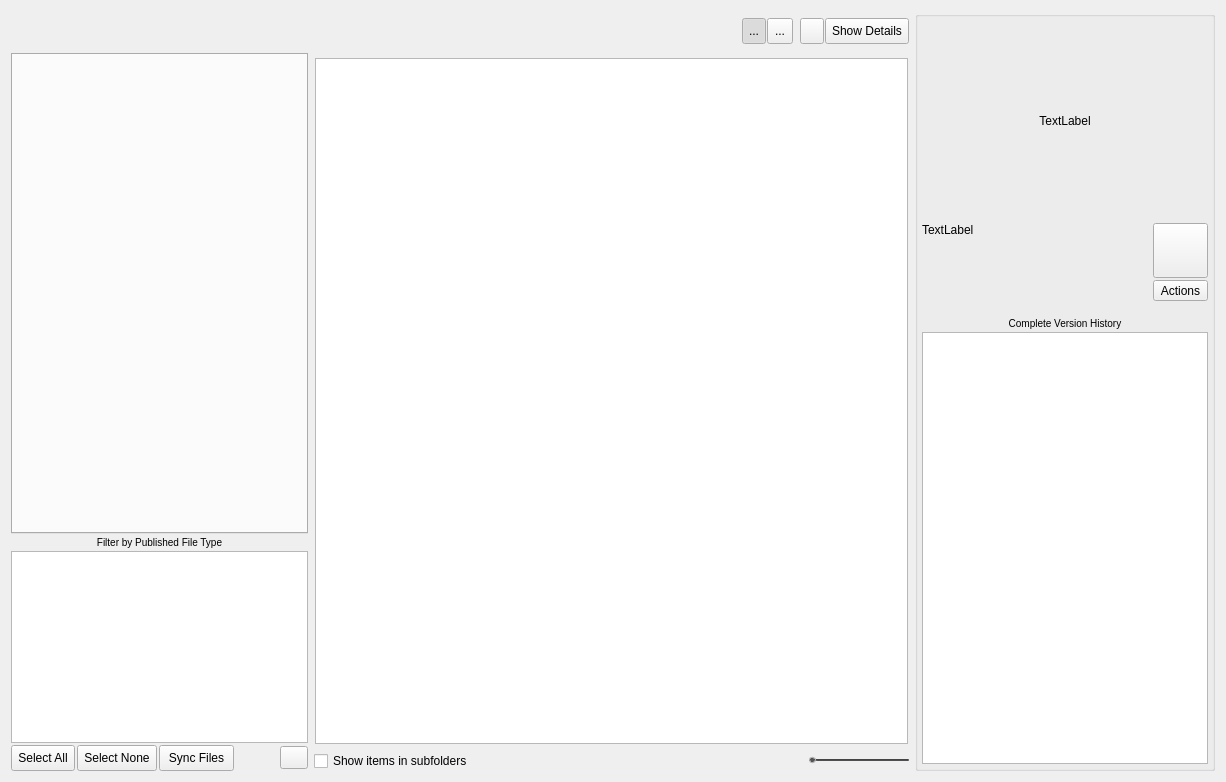
<?xml version="1.0" encoding="UTF-8"?>
<ui version="4.0">
 <class>Dialog</class>
 <widget class="QDialog" name="Dialog">
  <property name="geometry">
   <rect>
    <x>0</x>
    <y>0</y>
    <width>1226</width>
    <height>782</height>
   </rect>
  </property>
  <property name="windowTitle">
   <string>Load items into your scene</string>
  </property>
  <layout class="QHBoxLayout" name="horizontalLayout_3" stretch="1,2,0">
   <item>
    <layout class="QVBoxLayout" name="left_area">
     <property name="spacing">
      <number>2</number>
     </property>
     <item>
      <layout class="QHBoxLayout" name="top_toolbar">
       <item>
        <widget class="QToolButton" name="navigation_home">
         <property name="minimumSize">
          <size>
           <width>40</width>
           <height>40</height>
          </size>
         </property>
         <property name="maximumSize">
          <size>
           <width>40</width>
           <height>40</height>
          </size>
         </property>
         <property name="toolTip">
          <string>Clicking the &lt;i&gt;home button&lt;/i&gt; will take you to the location that best matches your current work area.</string>
         </property>
         <property name="accessibleName">
          <string>navigation_home</string>
         </property>
         <property name="styleSheet">
          <string notr="true">QToolButton{
   border: none;
   background-color: none;
   background-repeat: no-repeat;
   background-position: center center;
   background-image: url(:/res/home.png);
}

QToolButton:hover{
background-image: url(:/res/home_hover.png);
}

QToolButton:Pressed {
background-image: url(:/res/home_pressed.png);
}
</string>
         </property>
        </widget>
       </item>
       <item>
        <widget class="QToolButton" name="navigation_prev">
         <property name="minimumSize">
          <size>
           <width>40</width>
           <height>40</height>
          </size>
         </property>
         <property name="maximumSize">
          <size>
           <width>40</width>
           <height>40</height>
          </size>
         </property>
         <property name="toolTip">
          <string>&lt;i&gt;Go back&lt;/i&gt; in the folder history.</string>
         </property>
         <property name="accessibleName">
          <string>navigation_prev</string>
         </property>
         <property name="styleSheet">
          <string notr="true">QToolButton{
   border: none;
   background-color: none;
   background-repeat: no-repeat;
   background-position: center center;
   background-image: url(:/res/left_arrow.png);
}

QToolButton:disabled{
   background-image: url(:/res/left_arrow_disabled.png);
}

QToolButton:hover{
background-image: url(:/res/left_arrow_hover.png);
}

QToolButton:Pressed {
background-image: url(:/res/left_arrow_pressed.png);
}
</string>
         </property>
        </widget>
       </item>
       <item>
        <widget class="QToolButton" name="navigation_next">
         <property name="minimumSize">
          <size>
           <width>40</width>
           <height>40</height>
          </size>
         </property>
         <property name="maximumSize">
          <size>
           <width>40</width>
           <height>40</height>
          </size>
         </property>
         <property name="toolTip">
          <string>&lt;i&gt;Go forward&lt;/i&gt; in the folder history.</string>
         </property>
         <property name="accessibleName">
          <string>navigation_next</string>
         </property>
         <property name="styleSheet">
          <string notr="true">QToolButton{
   border: none;
   background-color: none;
   background-repeat: no-repeat;
   background-position: center center;
   background-image: url(:/res/right_arrow.png);
}

QToolButton:disabled{
   background-image: url(:/res/right_arrow_disabled.png);
}


QToolButton:hover{
background-image: url(:/res/right_arrow_hover.png);
}

QToolButton:Pressed {
background-image: url(:/res/right_arrow_pressed.png);
}
</string>
         </property>
        </widget>
       </item>
       <item>
        <widget class="QLabel" name="label">
         <property name="text">
          <string/>
         </property>
        </widget>
       </item>
      </layout>
     </item>
     <item>
      <widget class="QTabWidget" name="entity_preset_tabs">
       <property name="maximumSize">
        <size>
         <width>300</width>
         <height>16777202</height>
        </size>
       </property>
       <property name="toolTip">
        <string>This area shows &lt;i&gt;ShotGrid objects&lt;/i&gt; such as Shots or Assets, grouped into sections. </string>
       </property>
       <property name="accessibleName">
        <string>entity_preset_tabs</string>
       </property>
       <property name="currentIndex">
        <number>-1</number>
       </property>
       <property name="usesScrollButtons">
        <bool>true</bool>
       </property>
      </widget>
     </item>
     <item>
      <widget class="QLabel" name="label_4">
       <property name="text">
        <string>&lt;small&gt;Filter by Published File Type&lt;/small&gt;</string>
       </property>
       <property name="alignment">
        <set>Qt::AlignCenter</set>
       </property>
      </widget>
     </item>
     <item>
      <widget class="QListView" name="publish_type_list">
       <property name="sizePolicy">
        <sizepolicy hsizetype="Preferred" vsizetype="Maximum">
         <horstretch>0</horstretch>
         <verstretch>0</verstretch>
        </sizepolicy>
       </property>
       <property name="minimumSize">
        <size>
         <width>100</width>
         <height>100</height>
        </size>
       </property>
       <property name="toolTip">
        <string>This list shows all the relevant &lt;i&gt;publish types&lt;/i&gt; for your current selection. By ticking and unticking items in this list, publishes in the main view will be shown or hidden. You can see a summary count next to each publish type, showing how many items of that sort are matching your current selection.</string>
       </property>
       <property name="accessibleName">
        <string>publish_type_list</string>
       </property>
       <property name="styleSheet">
        <string notr="true">QListView::item {
    border-top: 1px dotted #888888;
    padding: 5px;
 }</string>
       </property>
       <property name="editTriggers">
        <set>QAbstractItemView::NoEditTriggers</set>
       </property>
       <property name="showDropIndicator" stdset="0">
        <bool>false</bool>
       </property>
       <property name="selectionMode">
        <enum>QAbstractItemView::NoSelection</enum>
       </property>
       <property name="uniformItemSizes">
        <bool>true</bool>
       </property>
      </widget>
     </item>
     <item>
      <layout class="QHBoxLayout" name="horizontalLayout_6">
       <property name="spacing">
        <number>2</number>
       </property>
       <item>
        <widget class="QToolButton" name="check_all">
         <property name="sizePolicy">
          <sizepolicy hsizetype="Fixed" vsizetype="Preferred">
           <horstretch>0</horstretch>
           <verstretch>0</verstretch>
          </sizepolicy>
         </property>
         <property name="minimumSize">
          <size>
           <width>60</width>
           <height>26</height>
          </size>
         </property>
         <property name="text">
          <string>Select All</string>
         </property>
        </widget>
       </item>
       <item>
        <widget class="QToolButton" name="check_none">
         <property name="sizePolicy">
          <sizepolicy hsizetype="Fixed" vsizetype="Preferred">
           <horstretch>0</horstretch>
           <verstretch>0</verstretch>
          </sizepolicy>
         </property>
         <property name="minimumSize">
          <size>
           <width>75</width>
           <height>26</height>
          </size>
         </property>
         <property name="text">
          <string>Select None</string>
         </property>
        </widget>
       </item>
       <item>
        <widget class="QToolButton" name="check_none">
         <property name="sizePolicy">
          <sizepolicy hsizetype="Fixed" vsizetype="Preferred">
           <horstretch>0</horstretch>
           <verstretch>0</verstretch>
          </sizepolicy>
         </property>
         <property name="minimumSize">
          <size>
           <width>75</width>
           <height>26</height>
          </size>
         </property>
         <property name="text">
          <string>Sync Files</string>
         </property>
        </widget>
       </item>
       <item>
        <widget class="QLabel" name="label_3">
         <property name="text">
          <string/>
         </property>
         <property name="alignment">
          <set>Qt::AlignRight|Qt::AlignTrailing|Qt::AlignVCenter</set>
         </property>
        </widget>
       </item>
       <item>
        <widget class="QToolButton" name="cog_button">
         <property name="toolTip">
          <string>Tools and Settings</string>
         </property>
         <property name="accessibleName">
          <string>cog_button</string>
         </property>
         <property name="icon">
          <iconset resource="resources.qrc">
           <normaloff>:/res/gear.png</normaloff>:/res/gear.png</iconset>
         </property>
         <property name="iconSize">
          <size>
           <width>20</width>
           <height>16</height>
          </size>
         </property>
         <property name="popupMode">
          <enum>QToolButton::InstantPopup</enum>
         </property>
        </widget>
       </item>
      </layout>
     </item>
    </layout>
   </item>
   <item>
    <layout class="QVBoxLayout" name="middle_area">
     <item>
      <layout class="QHBoxLayout" name="horizontalLayout_2">
       <property name="spacing">
        <number>1</number>
       </property>
       <item>
        <widget class="QLabel" name="entity_breadcrumbs">
         <property name="sizePolicy">
          <sizepolicy hsizetype="Ignored" vsizetype="Preferred">
           <horstretch>0</horstretch>
           <verstretch>0</verstretch>
          </sizepolicy>
         </property>
         <property name="minimumSize">
          <size>
           <width>0</width>
           <height>40</height>
          </size>
         </property>
         <property name="toolTip">
          <string>This &lt;i&gt;breadcrumbs listing&lt;/i&gt; shows your currently selected ShotGrid location.</string>
         </property>
         <property name="text">
          <string/>
         </property>
        </widget>
       </item>
       <item>
        <spacer name="horizontalSpacer_5">
         <property name="orientation">
          <enum>Qt::Horizontal</enum>
         </property>
         <property name="sizeType">
          <enum>QSizePolicy::Ignored</enum>
         </property>
         <property name="sizeHint" stdset="0">
          <size>
           <width>40</width>
           <height>20</height>
          </size>
         </property>
        </spacer>
       </item>
       <item>
        <widget class="QToolButton" name="thumbnail_mode">
         <property name="minimumSize">
          <size>
           <width>0</width>
           <height>26</height>
          </size>
         </property>
         <property name="toolTip">
          <string>Thumbnail Mode</string>
         </property>
         <property name="accessibleName">
          <string>thumbnail_mode</string>
         </property>
         <property name="text">
          <string>...</string>
         </property>
         <property name="icon">
          <iconset resource="resources.qrc">
           <normaloff>:/res/mode_switch_thumb_active.png</normaloff>:/res/mode_switch_thumb_active.png</iconset>
         </property>
         <property name="checkable">
          <bool>true</bool>
         </property>
         <property name="checked">
          <bool>true</bool>
         </property>
        </widget>
       </item>
       <item>
        <widget class="QToolButton" name="list_mode">
         <property name="minimumSize">
          <size>
           <width>26</width>
           <height>26</height>
          </size>
         </property>
         <property name="toolTip">
          <string>List Mode</string>
         </property>
         <property name="accessibleName">
          <string>list_mode</string>
         </property>
         <property name="text">
          <string>...</string>
         </property>
         <property name="icon">
          <iconset resource="resources.qrc">
           <normaloff>:/res/mode_switch_card.png</normaloff>:/res/mode_switch_card.png</iconset>
         </property>
         <property name="checkable">
          <bool>true</bool>
         </property>
        </widget>
       </item>
       <item>
        <widget class="QLabel" name="label_5">
         <property name="minimumSize">
          <size>
           <width>5</width>
           <height>0</height>
          </size>
         </property>
         <property name="maximumSize">
          <size>
           <width>5</width>
           <height>16777215</height>
          </size>
         </property>
         <property name="text">
          <string/>
         </property>
        </widget>
       </item>
       <item>
        <widget class="QToolButton" name="search_publishes">
         <property name="minimumSize">
          <size>
           <width>0</width>
           <height>26</height>
          </size>
         </property>
         <property name="toolTip">
          <string>Filter Publishes</string>
         </property>
         <property name="accessibleName">
          <string>search_publishes</string>
         </property>
         <property name="icon">
          <iconset resource="resources.qrc">
           <normaloff>:/res/search.png</normaloff>:/res/search.png</iconset>
         </property>
         <property name="checkable">
          <bool>true</bool>
         </property>
        </widget>
       </item>
       <item>
        <widget class="QToolButton" name="info">
         <property name="minimumSize">
          <size>
           <width>80</width>
           <height>26</height>
          </size>
         </property>
         <property name="toolTip">
          <string>Use this button to &lt;i&gt;toggle details on and off&lt;/i&gt;. </string>
         </property>
         <property name="text">
          <string>Show Details</string>
         </property>
        </widget>
       </item>
      </layout>
     </item>
     <item>
      <widget class="QFrame" name="publish_frame">
       <layout class="QHBoxLayout" name="horizontalLayout_7">
        <property name="spacing">
         <number>1</number>
        </property>
        <property name="margin">
         <number>1</number>
        </property>
        <item>
         <widget class="QListView" name="publish_view">
          <property name="accessibleName">
           <string>publish_view</string>
          </property>
          <property name="editTriggers">
           <set>QAbstractItemView::NoEditTriggers</set>
          </property>
          <property name="resizeMode">
           <enum>QListView::Adjust</enum>
          </property>
          <property name="spacing">
           <number>5</number>
          </property>
          <property name="viewMode">
           <enum>QListView::IconMode</enum>
          </property>
          <property name="uniformItemSizes">
           <bool>true</bool>
          </property>
         </widget>
        </item>
       </layout>
      </widget>
     </item>
     <item>
      <layout class="QHBoxLayout" name="horizontalLayout_4">
       <item>
        <widget class="QCheckBox" name="show_sub_items">
         <property name="toolTip">
          <string>Enables the &lt;i&gt;subfolder mode&lt;/i&gt;, displaying a total aggregate of all selected items.</string>
         </property>
         <property name="accessibleName">
          <string>show_sub_items</string>
         </property>
         <property name="text">
          <string>Show items in subfolders</string>
         </property>
        </widget>
       </item>
       <item>
        <spacer name="horizontalSpacer_3">
         <property name="orientation">
          <enum>Qt::Horizontal</enum>
         </property>
         <property name="sizeHint" stdset="0">
          <size>
           <width>128</width>
           <height>20</height>
          </size>
         </property>
        </spacer>
       </item>
       <item>
        <widget class="QLabel" name="scale_label">
         <property name="text">
          <string/>
         </property>
         <property name="pixmap">
          <pixmap resource="resources.qrc">:/res/search.png</pixmap>
         </property>
        </widget>
       </item>
       <item>
        <widget class="QSlider" name="thumb_scale">
         <property name="minimumSize">
          <size>
           <width>100</width>
           <height>0</height>
          </size>
         </property>
         <property name="maximumSize">
          <size>
           <width>100</width>
           <height>16777215</height>
          </size>
         </property>
         <property name="toolTip">
          <string>Use this handle to &lt;i&gt;adjust the size&lt;/i&gt; of the displayed thumbnails.</string>
         </property>
         <property name="accessibleName">
          <string>thumb_scale</string>
         </property>
         <property name="styleSheet">
          <string notr="true">QSlider::groove:horizontal {
     /*border: 1px solid #999999; */
     height: 2px; /* the groove expands to the size of the slider by default. by giving it a height, it has a fixed size */
     background: qlineargradient(x1:0, y1:0, x2:0, y2:1, stop:0 #3F3F3F, stop:1 #545454);
     margin: 2px 0;
     border-radius: 1px;
 }

 QSlider::handle:horizontal {
     background: #545454;
     border: 1px solid #B6B6B6;
     width: 5px;
     margin: -2px 0; /* handle is placed by default on the contents rect of the groove. Expand outside the groove */
     border-radius: 3px;
 }
</string>
         </property>
         <property name="minimum">
          <number>70</number>
         </property>
         <property name="maximum">
          <number>250</number>
         </property>
         <property name="value">
          <number>70</number>
         </property>
         <property name="sliderPosition">
          <number>70</number>
         </property>
         <property name="orientation">
          <enum>Qt::Horizontal</enum>
         </property>
         <property name="invertedAppearance">
          <bool>false</bool>
         </property>
         <property name="invertedControls">
          <bool>false</bool>
         </property>
        </widget>
       </item>
      </layout>
     </item>
    </layout>
   </item>
   <item>
    <widget class="QGroupBox" name="details">
     <property name="minimumSize">
      <size>
       <width>300</width>
       <height>0</height>
      </size>
     </property>
     <property name="maximumSize">
      <size>
       <width>300</width>
       <height>16777215</height>
      </size>
     </property>
     <property name="title">
      <string/>
     </property>
     <layout class="QVBoxLayout" name="verticalLayout_3">
      <property name="spacing">
       <number>2</number>
      </property>
      <property name="margin">
       <number>4</number>
      </property>
      <item>
       <layout class="QHBoxLayout" name="horizontalLayout">
        <item>
         <spacer name="horizontalSpacer">
          <property name="orientation">
           <enum>Qt::Horizontal</enum>
          </property>
          <property name="sizeHint" stdset="0">
           <size>
            <width>40</width>
            <height>20</height>
           </size>
          </property>
         </spacer>
        </item>
        <item>
         <widget class="QLabel" name="details_image">
          <property name="sizePolicy">
           <sizepolicy hsizetype="Fixed" vsizetype="Fixed">
            <horstretch>0</horstretch>
            <verstretch>0</verstretch>
           </sizepolicy>
          </property>
          <property name="minimumSize">
           <size>
            <width>256</width>
            <height>200</height>
           </size>
          </property>
          <property name="maximumSize">
           <size>
            <width>256</width>
            <height>200</height>
           </size>
          </property>
          <property name="accessibleName">
           <string>details_image</string>
          </property>
          <property name="text">
           <string>TextLabel</string>
          </property>
          <property name="scaledContents">
           <bool>true</bool>
          </property>
          <property name="alignment">
           <set>Qt::AlignCenter</set>
          </property>
         </widget>
        </item>
        <item>
         <spacer name="horizontalSpacer_4">
          <property name="orientation">
           <enum>Qt::Horizontal</enum>
          </property>
          <property name="sizeHint" stdset="0">
           <size>
            <width>40</width>
            <height>20</height>
           </size>
          </property>
         </spacer>
        </item>
       </layout>
      </item>
      <item>
       <layout class="QHBoxLayout" name="horizontalLayout_5">
        <item>
         <widget class="QLabel" name="details_header">
          <property name="text">
           <string>TextLabel</string>
          </property>
          <property name="alignment">
           <set>Qt::AlignLeading|Qt::AlignLeft|Qt::AlignTop</set>
          </property>
          <property name="wordWrap">
           <bool>true</bool>
          </property>
         </widget>
        </item>
        <item>
         <spacer name="horizontalSpacer_2">
          <property name="orientation">
           <enum>Qt::Horizontal</enum>
          </property>
          <property name="sizeHint" stdset="0">
           <size>
            <width>40</width>
            <height>20</height>
           </size>
          </property>
         </spacer>
        </item>
        <item>
         <layout class="QVBoxLayout" name="verticalLayout_4">
          <item>
           <widget class="QToolButton" name="detail_playback_btn">
            <property name="minimumSize">
             <size>
              <width>55</width>
              <height>55</height>
             </size>
            </property>
            <property name="maximumSize">
             <size>
              <width>55</width>
              <height>55</height>
             </size>
            </property>
            <property name="toolTip">
             <string>The most recent published version has some playable media associated. Click this button to launch the ShotGrid &lt;b&gt;Media Center&lt;/b&gt; web player to see the review version and any notes and comments that have been submitted.</string>
            </property>
            <property name="text">
             <string/>
            </property>
            <property name="icon">
             <iconset resource="resources.qrc">
              <normaloff>:/res/play_icon.png</normaloff>:/res/play_icon.png</iconset>
            </property>
            <property name="iconSize">
             <size>
              <width>40</width>
              <height>40</height>
             </size>
            </property>
            <property name="toolButtonStyle">
             <enum>Qt::ToolButtonTextBesideIcon</enum>
            </property>
           </widget>
          </item>
          <item>
           <widget class="QToolButton" name="detail_actions_btn">
            <property name="minimumSize">
             <size>
              <width>55</width>
              <height>0</height>
             </size>
            </property>
            <property name="maximumSize">
             <size>
              <width>55</width>
              <height>16777215</height>
             </size>
            </property>
            <property name="text">
             <string>Actions</string>
            </property>
            <property name="popupMode">
             <enum>QToolButton::InstantPopup</enum>
            </property>
            <property name="toolButtonStyle">
             <enum>Qt::ToolButtonTextOnly</enum>
            </property>
           </widget>
          </item>
         </layout>
        </item>
       </layout>
      </item>
      <item>
       <widget class="QLabel" name="version_history_label">
        <property name="sizePolicy">
         <sizepolicy hsizetype="Preferred" vsizetype="Maximum">
          <horstretch>0</horstretch>
          <verstretch>0</verstretch>
         </sizepolicy>
        </property>
        <property name="styleSheet">
         <string notr="true">QLabel { padding-top: 14px}</string>
        </property>
        <property name="text">
         <string>&lt;small&gt;Complete Version History&lt;/small&gt;</string>
        </property>
        <property name="alignment">
         <set>Qt::AlignCenter</set>
        </property>
        <property name="wordWrap">
         <bool>true</bool>
        </property>
       </widget>
      </item>
      <item>
       <widget class="QListView" name="history_view">
        <property name="accessibleName">
         <string>history_view</string>
        </property>
        <property name="verticalScrollMode">
         <enum>QAbstractItemView::ScrollPerPixel</enum>
        </property>
        <property name="horizontalScrollMode">
         <enum>QAbstractItemView::ScrollPerPixel</enum>
        </property>
        <property name="uniformItemSizes">
         <bool>true</bool>
        </property>
       </widget>
      </item>
     </layout>
    </widget>
   </item>
  </layout>
 </widget>
 <tabstops>
  <tabstop>navigation_home</tabstop>
  <tabstop>navigation_prev</tabstop>
  <tabstop>navigation_next</tabstop>
  <tabstop>publish_type_list</tabstop>
  <tabstop>show_sub_items</tabstop>
  <tabstop>thumb_scale</tabstop>
  <tabstop>history_view</tabstop>
 </tabstops>
 <resources>
  <include location="resources.qrc"/>
 </resources>
 <connections/>
</ui>
